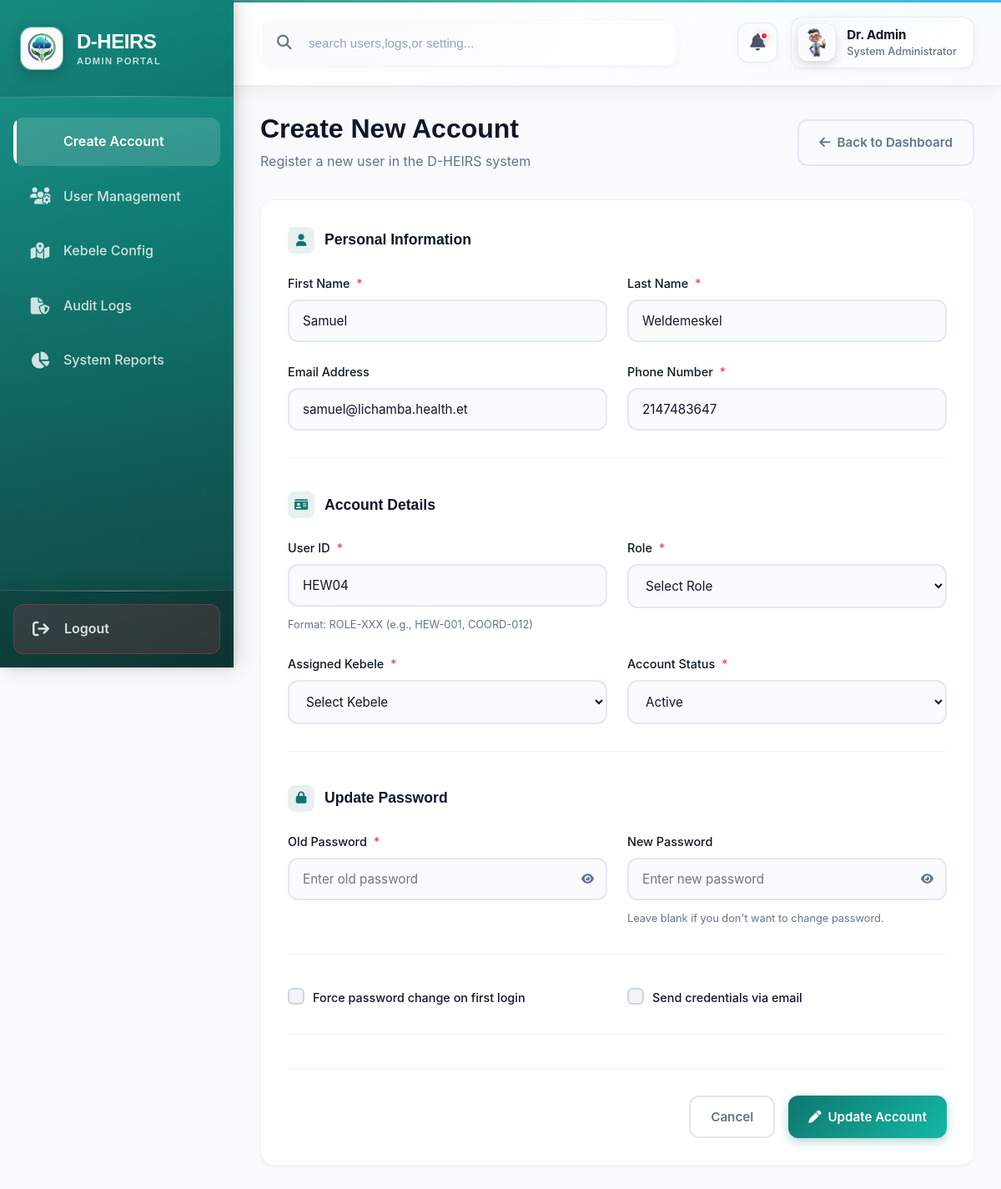
/create_account.php?edit=3, run on the app's committed database.
### tables this page shows
CREATE TABLE IF NOT EXISTS `users` (
  `id` int NOT NULL AUTO_INCREMENT,
  `first_name` varchar(50) DEFAULT NULL,
  `last_name` varchar(50) DEFAULT NULL,
  `emali` varchar(100) NOT NULL,
  `phone_no` varchar(25) NOT NULL,
  `userId` varchar(50) NOT NULL,
  `role` varchar(50) DEFAULT NULL,
  `kebele` varchar(50) DEFAULT NULL,
  `status` varchar(50) DEFAULT NULL,
  `password` varchar(100) NOT NULL,
  `confirmPassword` varchar(100) NOT NULL,
  PRIMARY KEY (`id`),
  UNIQUE KEY `emali` (`emali`),
  UNIQUE KEY `phone_no` (`phone_no`),
  UNIQUE KEY `userId` (`userId`)
);

### create_account.php (the view, shortened to what this page needs)
<?php
include 'dataBaseConnection.php';
$user = null;
if (isset($_GET['edit'])) {
  $id = $_GET['edit'];
  $result = mysqli_query($dataBaseConnection, "SELECT * FROM users WHERE id='$id'");
  $user = mysqli_fetch_assoc($result);
}
?>
<!DOCTYPE html>
<html lang="en">
<head>
  <link rel="stylesheet" href="https://cdnjs.cloudflare.com/ajax/libs/font-awesome/6.4.0/css/all.min.css">
  <link rel="stylesheet" href="css/admin.css">
</head>
<body class="dashboard-body">
  <aside class="sidebar">
    <div class="sidebar-header">
      <div class="brand-icon">
        <img src="images/logo.png" alt="">
      </div>
      <div class="brand-text">
        D-HEIRS
        <span>Admin Portal</span>
      </div>
    </div>
    <nav class="sidebar-nav">
      <a href="create_account.php" class="nav-item active">
        <span>Create Account</span>
      </a>
      <a href="user_management.php" class="nav-item">
        <i class="fa-solid fa-users-gear"></i>
        <span>User Management</span>
      </a>
      <a href="kebele_config.php" class="nav-item">
        <i class="fa-solid fa-map-location-dot"></i>
        <span>Kebele Config</span>
      </a>
      <a href="audit_logs.html" class="nav-item">
        <i class="fa-solid fa-file-shield"></i>
        <span>Audit Logs</span>
      </a>
      <a href="system_report.html" class="nav-item">
        <i class="fa-solid fa-chart-pie"></i>
        <span>System Reports</span>
      </a>
    </nav>
    <div class="sidebar-footer">
      <a href="index.html" class="nav-item logout">
        <i class="fa-solid fa-arrow-right-from-bracket"></i>
        <span>Logout</span>
      </a>
    </div>
  </aside>
  <main class="main-content">
    <Header class="dashboard-header">
      <div class="header-search">
        <i class="fa-solid fa-search"></i>
        <input type="text" placeholder="search users,logs,or setting...">
      </div>
      <div class="header-actions">
        <button class="icon-btn">
          <i class="fa-solid fa-bell"></i>
          <span class="badge-dot"></span>
        </button>
        <div class="user-profile">
          <img src="images/avatar.png" alt="Admin" class="avatar-sm">
          <div class="user-info">
            <span class="name">Dr. Admin</span>
            <span class="role">System Administrator</span>
          </div>
        </div>
      </div>
    </Header>
    <div class="content-wrapper">
      <div class="page-header">
        <div>
          <h1>Create New Account</h1>
          <p class="page-subtitle">Register a new user in the D-HEIRS system</p>
        </div>
        <a href="admin.html" class="btn btn-outline">
          <i class="fa-solid fa-arrow-left"></i> Back to Dashboard
        </a>
      </div>
      <div class="form-card">
        <form action="create_account.php" method="POST" id="createAccountForm" class="account-form">
          <div class="form-section">
            <h3 class="section-title">
              <i class="fa-solid fa-user"></i> Personal Information
            </h3>
            <div class="form-row">
              <div class="form-group">
                <label for="firstName">First Name <span class="required">*</span></label>
                <input name="first_name" type="text" id="firstName" placeholder="e.g., Sara" required
                  value="<?php echo isset($user['first_name']) ? $user['first_name'] : ''; ?>">
              </div>
              <div class="form-group">
                <label for="lastName">Last Name <span class="required">*</span></label>
                <input name="last_name" type="text" id="lastName" placeholder="e.g., Tadesse" required
                  value="<?php echo isset($user['last_name']) ? $user['last_name'] : ''; ?>">
              </div>
            </div>
            <div class="form-row">
              <div class="form-group">
                <label for="email">Email Address</label>
                <input name="emali" type="email" id="email" placeholder="user@lichamba.health.et"
                  value="<?php echo isset($user['emali']) ? $user['emali'] : ''; ?>">
              </div>
              <div class="form-group">
                <label for="phone">Phone Number <span class="required">*</span></label>
                <input name="phone_no" type="tel" id="phone" placeholder="+251 " required
                  value="<?php echo isset($user['phone_no']) ? $user['phone_no'] : ''; ?>">
              </div>
            </div>
          </div>
          <div class="form-section">
            <h3 class="section-title">
              <i class="fa-solid fa-id-card"></i> Account Details
            </h3>
            <div class="form-row">
              <div class="form-group">
                <label for="userId">User ID <span class="required">*</span></label>
                <input name="userId" type="text" id="userId" placeholder="e.g., HEW-001" required
                  value="<?php echo isset($user['userId']) ? $user['userId'] : ''; ?>">
                <small class="help-text">Format: ROLE-XXX (e.g., HEW-001, COORD-012)</small>
              </div>
              <div class="form-group">
                <label for="role">Role <span class="required">*</span></label>
                <select name="role" id="role" required value="<?php echo isset($user['role']) ? $user['role'] : ''; ?>">
                  <option value="">Select Role</option>
                </select>
              </div>
            </div>
            <div class="form-row">
              <div class="form-group">
                <label for="kebele">Assigned Kebele <span class="required">*</span></label>
                <select name="kebele" id="kebele" required
                  value=" <?php echo isset($user['kebele']) ? $user['kebele'] : ''; ?>">
                  <option value="">Select Kebele</option>
                </select>
              </div>
              <div class="form-group">
                <label for="status">Account Status <span class="required">*</span></label>
                <select name="status" id="status" required
                  value="<?php echo isset($user['status']) ? $user['status'] : ''; ?>">
                  <option value="active">Active</option>
                </select>
              </div>
            </div>
          </div>
          <div class="form-section">
            <?php if (isset($_GET['edit'])): ?>
              <div class="form-section">
                <h3 class="section-title">
                  <i class="fa-solid fa-lock"></i> Update Password
                </h3>
                <div class="form-row">
                  <div class="form-group">
                    <label for="old_password">Old Password <span class="required">*</span></label>
                    <div class="input-wrapper">
                      <input type="password" name="old_password" id="old_password" placeholder="Enter old password">
                      <button type="button" class="toggle-password">
                        <i class="fa-solid fa-eye"></i>
                      </button>
                    </div>
                  </div>
                  <div class="form-group">
                    <label for="new_password">New Password</label>
                    <div class="input-wrapper">
                      <input type="password" name="new_password" id="new_password" placeholder="Enter new password">
                      <button type="button" class="toggle-password">
                        <i class="fa-solid fa-eye"></i>
                      </button>
                    </div>
                    <small class="help-text">Leave blank if you don't want to change password.</small>
                  </div>
                </div>
              </div>
            <?php endif; ?>
            <div class="form-row">
              <div class="form-group checkbox-group">
                <label class="checkbox-container">
                  <span class="checkmark"></span>
                  Force password change on first login
                </label>
              </div>
              <div class="form-group checkbox-group">
                <label class="checkbox-container">
                  <span class="checkmark"></span>
                  Send credentials via email
                </label>
              </div>
            </div>
          </div>
          <div class="form-actions">
            <button type="button" class="btn btn-outline" onclick="window.location.href='admin.html'">
              Cancel
            </button>
            <?php if (isset($_GET['edit'])): ?>
              <button type="submit" name="update_data" class="btn btn-primary">
                <i class="fa-solid fa-pen"></i> Update Account
              </button>
            <?php else: ?>
              <button name="create_user" type="submit" class="btn btn-primary">
                <i class="fa-solid fa-user-plus"></i> Create Account
              </button>
            <?php endif; ?>
          </div>
        </form>
      </div>
    </div>
  </main>
</body>
</html>

### data on the page
users: first_name "Samuel", last_name "Weldemeskel", emali "samuel@lichamba.health.et", phone_no "2147483647", userId "HEW04", status "Active"
